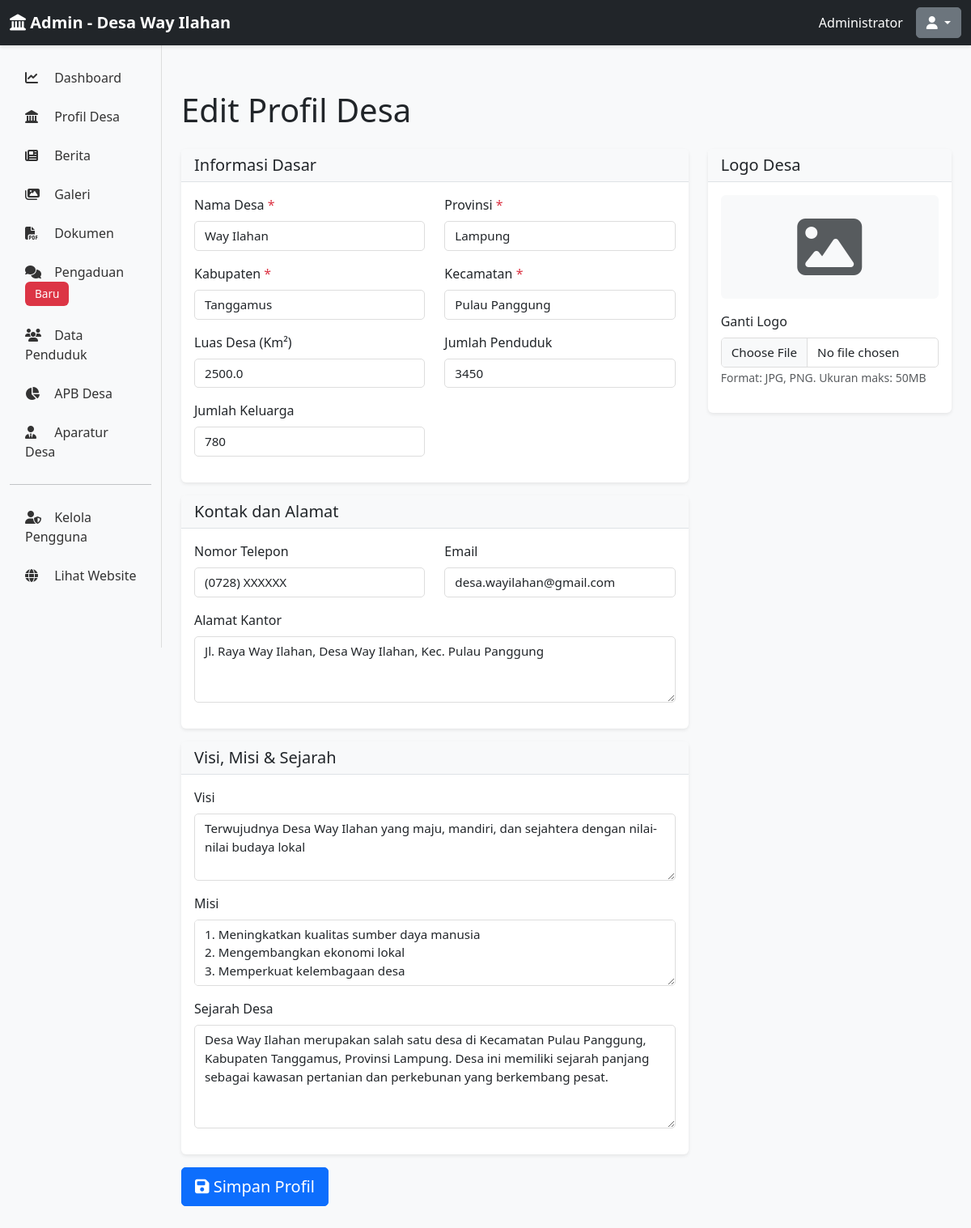
/admin/profil (signed in), run on an earlier commit of the app's database.
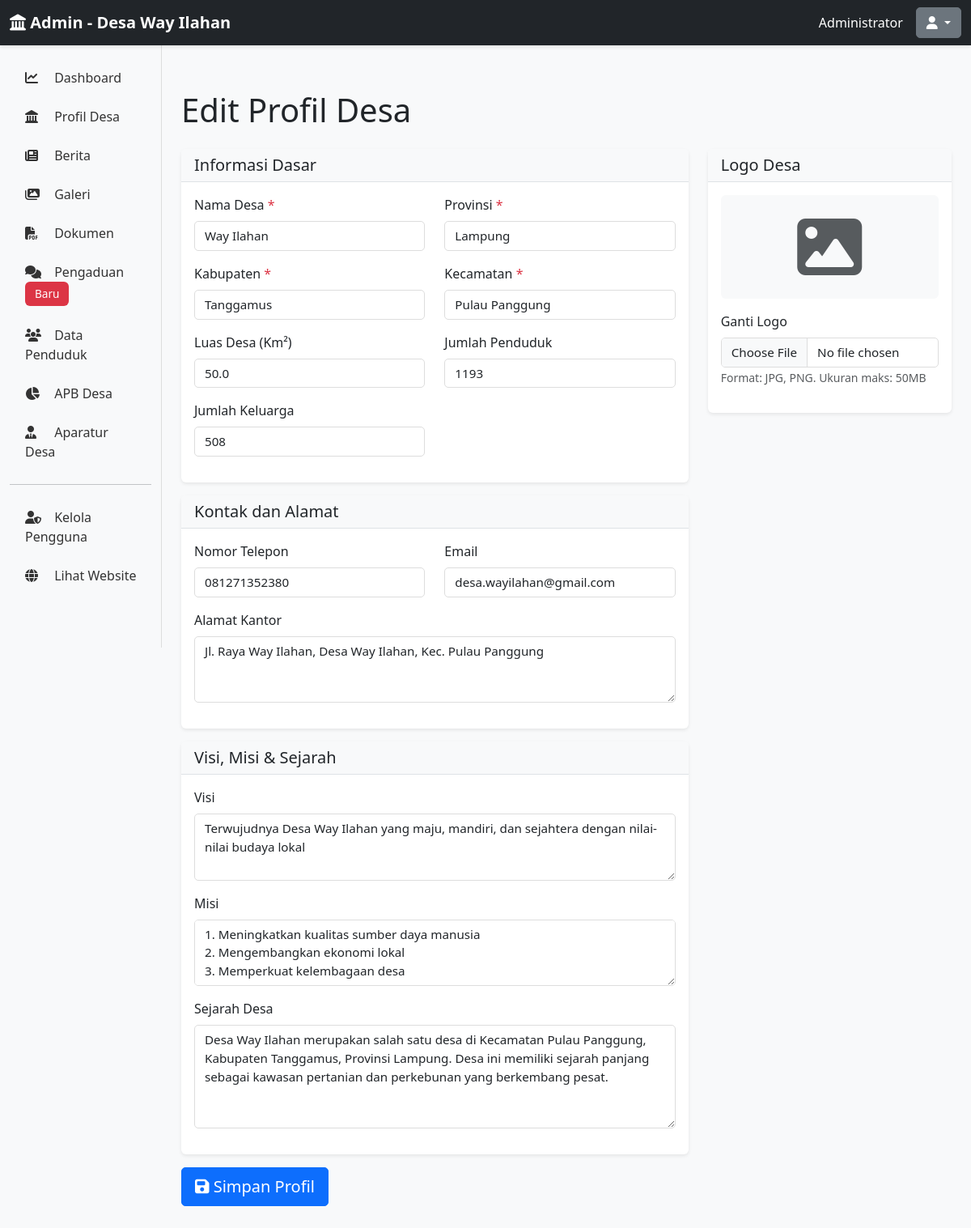
And on a later commit of the database.
### app/models.py (models this page shows, shortened)
class ProfilDesa(db.Model):
    id = db.Column(db.Integer, primary_key=True)
    nama_desa = db.Column(db.String(120), nullable=False)
    kecamatan = db.Column(db.String(100), nullable=False)
    kabupaten = db.Column(db.String(100), nullable=False)
    provinsi = db.Column(db.String(100), nullable=False)
    luas_desa = db.Column(db.Float)
    jumlah_penduduk = db.Column(db.Integer)
    juml_keluarga = db.Column(db.Integer)
    visi = db.Column(db.Text)
    misi = db.Column(db.Text)
    sejarah_desa = db.Column(db.Text)
    logo = db.Column(db.String(255))
    kontak_kantor = db.Column(db.String(20))
    email_desa = db.Column(db.String(120))
    alamat_kantor = db.Column(db.Text)
    diupdate_pada = db.Column(db.DateTime, default=datetime.utcnow, onupdate=datetime.utcnow)

### app/routes.py (the view, shortened to what this page needs)
@admin_bp.route('/profil', methods=['GET', 'POST'])
@login_required
def edit_profil_desa():
    profil = ProfilDesa.query.first()
    if not profil:
        profil = ProfilDesa()
        db.session.add(profil)
        db.session.commit()
    return render_template('admin/profil/edit.html', profil=profil)

### app/templates/admin/profil/edit.html (shortened to what the changed rows need)
{% extends "admin/base.html" %}
{% block content %}
<h1 class="mt-4 mb-4">Edit Profil Desa</h1>
<form method="POST" enctype="multipart/form-data">
    <div class="row">
        <div class="col-lg-8">
            <div class="card mb-3">
                <div class="card-body">
                    <div class="row">
                        <div class="col-md-6 mb-3">
                            <label for="nama_desa" class="form-label">Nama Desa <span class="text-danger">*</span></label>
                            <input type="text" class="form-control" id="nama_desa" name="nama_desa" value="{{ profil.nama_desa if profil else '' }}" required>
                        </div>
                        <div class="col-md-6 mb-3">
                            <label for="provinsi" class="form-label">Provinsi <span class="text-danger">*</span></label>
                            <input type="text" class="form-control" id="provinsi" name="provinsi" value="{{ profil.provinsi if profil else '' }}" required>
                        </div>
                    </div>
                    <div class="row">
                        <div class="col-md-6 mb-3">
                            <label for="kabupaten" class="form-label">Kabupaten <span class="text-danger">*</span></label>
                            <input type="text" class="form-control" id="kabupaten" name="kabupaten" value="{{ profil.kabupaten if profil else '' }}" required>
                        </div>
                        <div class="col-md-6 mb-3">
                            <label for="kecamatan" class="form-label">Kecamatan <span class="text-danger">*</span></label>
                            <input type="text" class="form-control" id="kecamatan" name="kecamatan" value="{{ profil.kecamatan if profil else '' }}" required>
                        </div>
                    </div>
                    <div class="row">
                        <div class="col-md-6 mb-3">
                            <label for="luas_desa" class="form-label">Luas Desa (Km²)</label>
                            <input type="number" class="form-control" id="luas_desa" name="luas_desa" value="{{ profil.luas_desa if profil else '' }}" step="0.01">
                        </div>
                        <div class="col-md-6 mb-3">
                            <label for="jumlah_penduduk" class="form-label">Jumlah Penduduk</label>
                            <input type="number" class="form-control" id="jumlah_penduduk" name="jumlah_penduduk" value="{{ profil.jumlah_penduduk if profil else '' }}">
                        </div>
                    </div>
                    <div class="row">
                        <div class="col-md-6 mb-3">
                            <label for="juml_keluarga" class="form-label">Jumlah Keluarga</label>
                            <input type="number" class="form-control" id="juml_keluarga" name="juml_keluarga" value="{{ profil.juml_keluarga if profil else '' }}">
                        </div>
                    </div>
                </div>
            </div>
            <div class="card mb-3">
                <div class="card-body">
                    <div class="row">
                        <div class="col-md-6 mb-3">
                            <label for="kontak_kantor" class="form-label">Nomor Telepon</label>
                            <input type="tel" class="form-control" id="kontak_kantor" name="kontak_kantor" value="{{ profil.kontak_kantor if profil else '' }}">
                        </div>
                        <div class="col-md-6 mb-3">
                            <label for="email_desa" class="form-label">Email</label>
                            <input type="email" class="form-control" id="email_desa" name="email_desa" value="{{ profil.email_desa if profil else '' }}">
                        </div>
                    </div>
                    <div class="mb-3">
                        <label for="alamat_kantor" class="form-label">Alamat Kantor</label>
                        <textarea class="form-control" id="alamat_kantor" name="alamat_kantor" rows="3">{{ profil.alamat_kantor if profil else '' }}</textarea>
                    </div>
                </div>
            </div>
            <div class="card mb-3">
                <div class="card-body">
                    <div class="mb-3">
                        <label for="visi" class="form-label">Visi</label>
                        <textarea class="form-control" id="visi" name="visi" rows="3">{{ profil.visi if profil else '' }}</textarea>
                    </div>
                    <div class="mb-3">
                        <label for="misi" class="form-label">Misi</label>
                        <textarea class="form-control" id="misi" name="misi" rows="3">{{ profil.misi if profil else '' }}</textarea>
                    </div>
                    <div class="mb-3">
                        <label for="sejarah_desa" class="form-label">Sejarah Desa</label>
                        <textarea class="form-control" id="sejarah_desa" name="sejarah_desa" rows="5">{{ profil.sejarah_desa if profil else '' }}</textarea>
                    </div>
                </div>
            </div>
        </div>
    </div>
</form>
{% endblock %}

What changed in the data, as far as the page shows it:
changed ProfilDesa "Way Ilahan": luas_desa "2500.0" → "50.0"; jumlah_penduduk "3450" → "1193"; juml_keluarga "780" → "508"; kontak_kantor "(0728) XXXXXX" → "081271352380"
